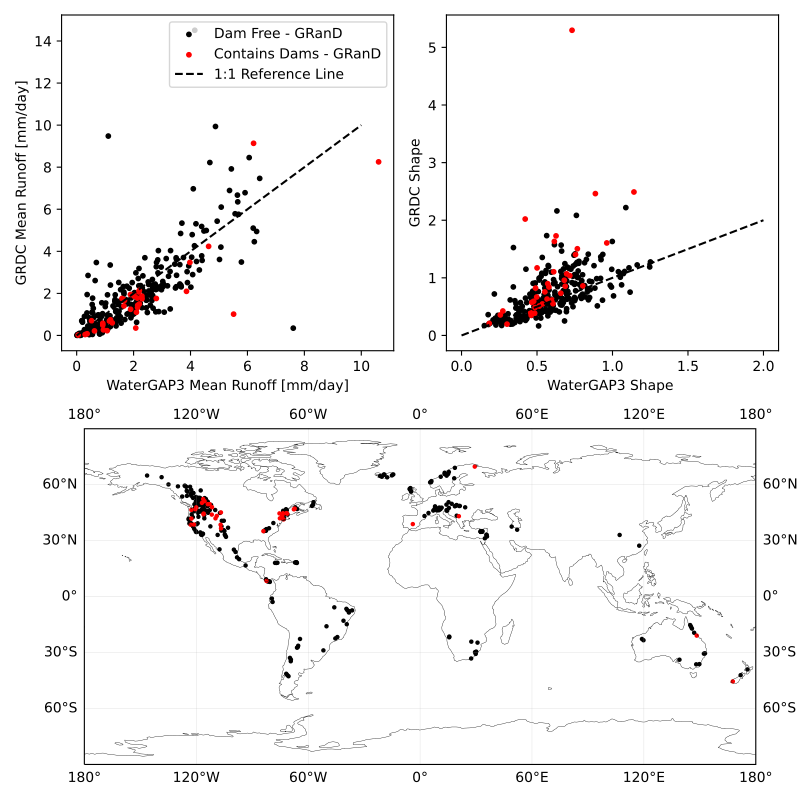

The Python source for this figure:
#!/usr/bin/env python3
# -*- coding: utf-8 -*-
"""
Created on Sun Nov 19 10:53:05 2023

@author: aforte
"""

import pandas as pd
import numpy as np
import glob
import matplotlib.pyplot as plt
import geopandas as gpd
import matplotlib.gridspec as gridspec
import cartopy
import cartopy.crs as ccrs

grdc_gages=pd.read_csv('grdc_real_ts_v2.csv')
grdc_stats=pd.read_csv('grdc_station_stats.csv')
grdc_wrr2=pd.read_csv('grdc_wrr2_raster_outputs.csv')

df=pd.merge(grdc_stats,grdc_gages,on='GRDC_NO',how='inner')
df=pd.merge(df,grdc_wrr2,on='GRDC_NO',how='inner')

grdc_list=pd.read_csv('grdc_station_list.csv')

grdc_loc=pd.DataFrame({'GRDC_NO':grdc_list['grdc_no'],
                     'LAT':grdc_list['lat'],
                     'LON':grdc_list['long']}
                      )
df=pd.merge(df,grdc_loc,on='GRDC_NO',how='inner')

master_location='/Users/aforte/Documents/Python/snowmelt/'

# Drop incomplete
# df=df.drop(df.index[df['sliced_completeness']<0.90])
# df=df.reset_index(drop=True)

# Read in GRDC polygons
poly1=gpd.GeoDataFrame.from_file(master_location+'grdc_ts/chunk1_stationbasins.geojson')
poly2=gpd.GeoDataFrame.from_file(master_location+'grdc_ts/chunk2_stationbasins.geojson')
poly3=gpd.GeoDataFrame.from_file(master_location+'grdc_ts/chunk3_stationbasins.geojson')
poly4=gpd.GeoDataFrame.from_file(master_location+'grdc_ts/chunk4_stationbasins.geojson')
poly5=gpd.GeoDataFrame.from_file(master_location+'grdc_ts/chunk5_stationbasins.geojson')
poly6=gpd.GeoDataFrame.from_file(master_location+'grdc_ts/chunk6_stationbasins.geojson')
poly7=gpd.GeoDataFrame.from_file(master_location+'grdc_ts/chunk7_stationbasins.geojson')
poly8=gpd.GeoDataFrame.from_file(master_location+'grdc_ts/chunk8_stationbasins.geojson')
poly9=gpd.GeoDataFrame.from_file(master_location+'grdc_ts/chunk9_stationbasins.geojson')
poly10=gpd.GeoDataFrame.from_file(master_location+'grdc_ts/chunk10_stationbasins.geojson')
poly11=gpd.GeoDataFrame.from_file(master_location+'grdc_ts/chunk11_stationbasins.geojson')
poly12=gpd.GeoDataFrame.from_file(master_location+'grdc_ts/chunk12_stationbasins.geojson')

# Merge into one
grdc_poly=gpd.GeoDataFrame(pd.concat([poly1,poly2,poly3,poly4,poly5,poly6,poly7,poly8,poly9,poly10,poly11,poly12],ignore_index=True),crs=poly1.crs)

# Read in dam locations and index based on time and size
all_dams=gpd.GeoDataFrame.from_file(master_location+'GRanD_Version_1_3/GRanD_dams_v1_3.shp')
sel_dams=np.logical_and(all_dams.YEAR<2000,all_dams.AREA_POLY>5)
dams=all_dams.loc[sel_dams,:]

# Find GRDC polygons which contain dams
grdc_poly_with_dams=gpd.sjoin(grdc_poly,dams,how='left')
grouped=grdc_poly_with_dams.groupby('index_right')

# Get list of indices of GRDC stations which contain dams
ix=list(grouped.groups.items())
idx=[]
for i in range(len(ix)):
    ixi=ix[i][1]
    if len(ixi)==1:
        idx.append(ixi[0])
    else:
        for j in range(len(ixi)):
            idx.append(ixi[j])
            
idx=np.array(idx).astype(int)
idx=np.unique(idx)

# Extract GRDC ID numbers which contain dams
grdc_no_with_dams=grdc_poly.grdc_no[idx].to_numpy().astype(int)

# Find these within grdc_database
dam_idx=df['GRDC_NO'].isin(grdc_no_with_dams)



percb_cutoff=0.25
perc_base=df['QSB_MN_UPRASTER']/df['R_MN_UPRASTER']
rlf=df['MAX_Z']-df['MIN_Z']

idx=(rlf>500) & (df['MN_Z']>250) & (df['sliced_completeness']>0.95) & (perc_base<percb_cutoff) & (~dam_idx)
idx_dams=(rlf>500) & (df['MN_Z']>250) & (df['sliced_completeness']>0.95) & (perc_base<percb_cutoff) & (dam_idx)

dfm=df.loc[idx,:]
dfm_dam=df.loc[idx_dams,:]

f1=plt.figure(figsize=(8,8))
f1.set_dpi(250)

gs=f1.add_gridspec(2,2)

ax1=f1.add_subplot(gs[0,0])
plt.scatter(dfm['R_MN_UPRASTER'],dfm['sliced_reported_runoff'],c='k',s=10,label='Dam Free - GRanD')
plt.scatter(dfm_dam['R_MN_UPRASTER'],dfm_dam['sliced_reported_runoff'],c='r',s=10,label='Contains Dams - GRanD')
x=np.linspace(0,10)
plt.plot(x,x,c='k',linestyle='--',label='1:1 Reference Line')
ax1.set_xlabel('WaterGAP3 Mean Runoff [mm/day]')
ax1.set_ylabel('GRDC Mean Runoff [mm/day]')
ax1.legend(loc='best')

ax2=f1.add_subplot(gs[0,1])
plt.scatter(dfm['RC1_MN_UPRASTER'],dfm['sliced_reported_c1'],c='k',s=10,label='No Dams From GRaND')
plt.scatter(dfm_dam['RC1_MN_UPRASTER'],dfm_dam['sliced_reported_c1'],c='r',s=10,label='Dams From GRaND')
x=np.linspace(0,2)
plt.plot(x,x,c='k',linestyle='--',label='1:1 Reference Line')
ax2.set_xlabel('WaterGAP3 Shape ')
ax2.set_ylabel('GRDC Shape')

ax3=f1.add_subplot(gs[1,:],projection=ccrs.PlateCarree())
ax3.set_extent([-180, 180, -90, 90], crs=ccrs.PlateCarree())
gl=ax3.gridlines(draw_labels=True,alpha=0.5,linewidth=0.25)
ax3.coastlines(resolution='auto',color='k',linewidth=0.25)
ax3.scatter(dfm['LON'],dfm['LAT'],c='k',s=5)
ax3.scatter(dfm_dam['LON'],dfm_dam['LAT'],c='r',s=5)

plt.tight_layout()
